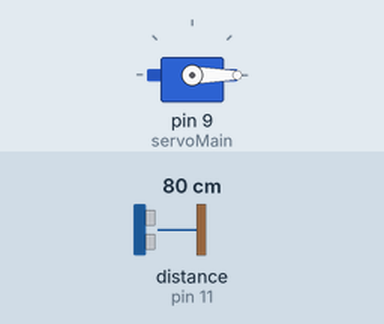
Bench run of a sketch on a simulated Arduino Uno, built with avr-gcc and run on an emulated ATmega328P. On the bench: servo. Wiring (inferred from the names in the program): ultrasonic range finder: trigger pin 10; echo pin 11. Inputs (shaded band) come from the test bench; at power-on: distance to the obstacle (sensor on pin 11) 80 cm. The echo pulse lasts 58.3 µs per cm.

Above: at 1.3 s.
1.4 s: distance to the obstacle (sensor on pin 11) set to 12 cm
2.9 s: distance to the obstacle (sensor on pin 11) set to 9 cm
At 3.6 s:
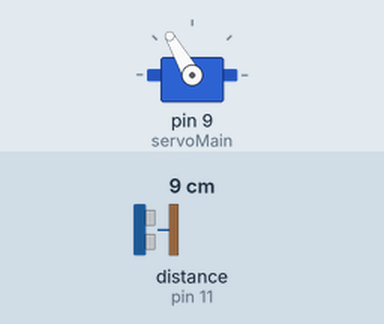
4.5 s: distance to the obstacle (sensor on pin 11) set to 18 cm
At 4.9 s:
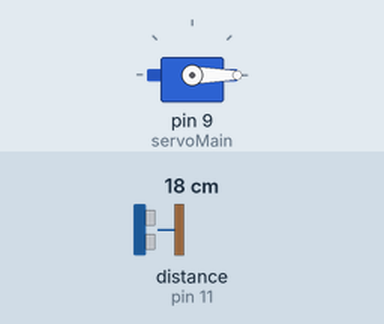
6.0 s: distance to the obstacle (sensor on pin 11) set to 2 cm
At 7.4 s:
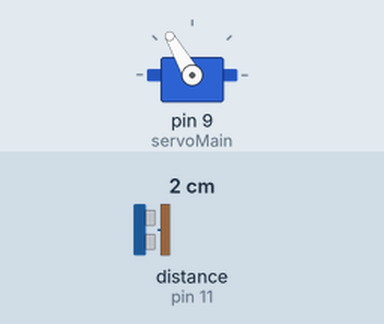
Timing chart, 0 to 8.5 s (numbered marks = the images above; inputs shaded):
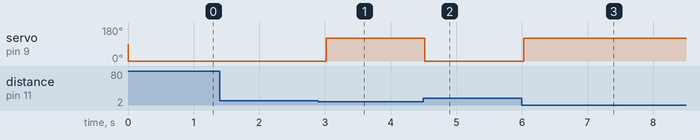

Measured:
- the behaviour switches between 11 and 10 cm on distance to the obstacle (sensor on pin 11) (found by bisection; images 0 and 1)
- after the input at 1.4 s, every drawn part: stays the same
- after the input at 2.9 s, servo on pin 9 (servoMain): 0° → 120° after 0.12 s
- after the input at 4.5 s, servo on pin 9 (servoMain): 120° → 0° at once
- after the input at 6.0 s, servo on pin 9 (servoMain): 0° → 120° at once

The sketch:

bebedouro_auto_cod.ino
```cpp
#include <Servo.h>
Servo servoMain;
#define trigPin  10
#define echoPin 11

void setup() {
  servoMain.attach(9);
  pinMode(trigPin, OUTPUT);
  pinMode(echoPin, INPUT);
}

void loop()
{

  long duracao, cm;

  digitalWrite(trigPin, LOW);
  delayMicroseconds(2);
  digitalWrite(trigPin, HIGH);
  delayMicroseconds(5);
  digitalWrite(trigPin, LOW);
  duracao = pulseIn(echoPin, HIGH);

  cm = microssegundosParaCentemetro(duracao);


  if(cm < 10)
  {
   servoMain.write(120);
  }
  else{
   servoMain.write(0);
   }
  delay(500);
}

long microssegundosParaCentemetro(long microssegundos)
{
  return microssegundos / 29 / 2;
}
```
